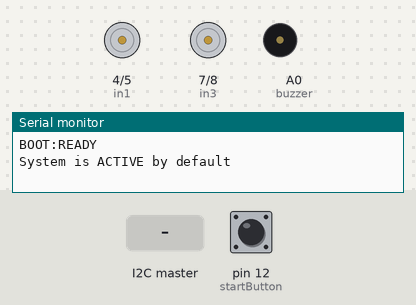
Simulated run of this sketch. Board: Arduino Uno, built with avr-gcc and run on an emulated ATmega328P. On the bench: motor-driver pin pairs drawn as motors (green arrow = first pin HIGH = forward, orange = second pin HIGH = backward, longer = more drive, scaled by the enable pin), buzzer (waves = sounding), the last lines printed to the serial monitor. Inputs (shaded band) come from the test bench; at power-on: pin 12 (startButton) HIGH.

Above: at 1.4 s.
1.5 s: the I2C master sends "F"
At 2.3 s:
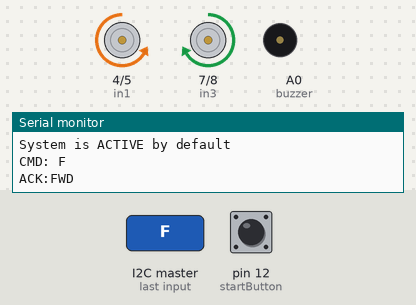
3.0 s: the I2C master sends "B"
At 3.5 s:
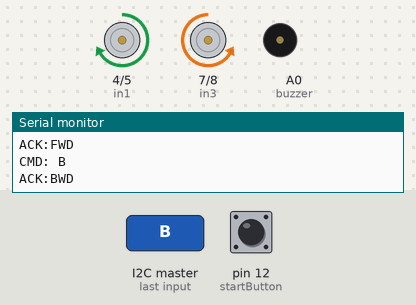
4.5 s: the I2C master sends "L"
At 5.7 s:
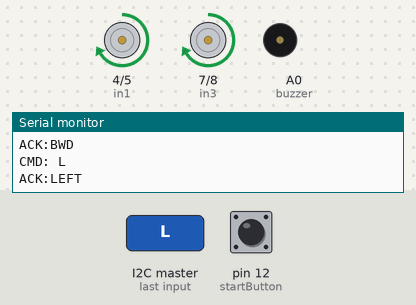
6.0 s: the I2C master sends "R"
At 6.9 s:
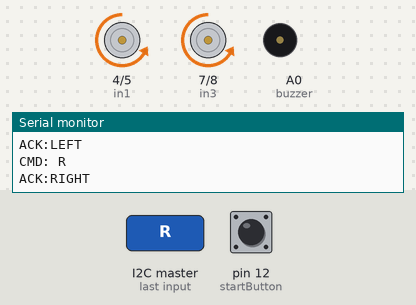
7.5 s: pin 12 (startButton) pulled LOW for 1 s
At 7.77 s:
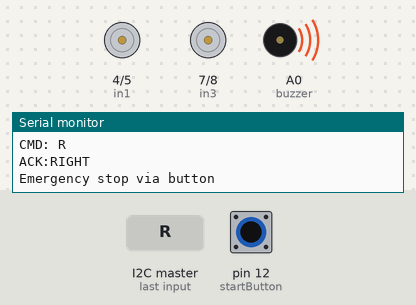
10.5 s: pin 12 (startButton) pulled LOW for 3.2 s
At 14.7 s:
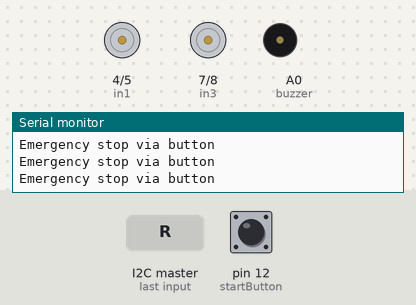
Timing chart, 0 to 16.2 s (numbered marks = the images above; inputs shaded):
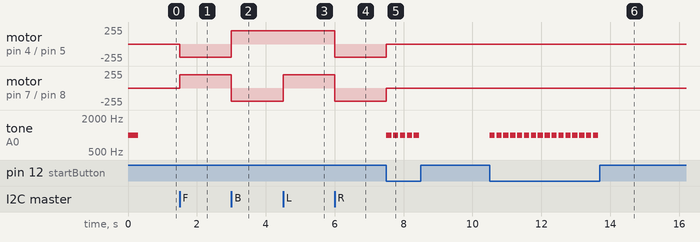

Measured:
- after the input at 1.5 s, motor on pin 4 (in1) / pin 5 (in2): stopped → backward 200/255 at once; motor on pin 7 (in3) / pin 8 (in4): stopped → forward 200/255 at once
- after the input at 3.0 s, motor on pin 4 (in1) / pin 5 (in2): backward 200/255 → forward 200/255 at once; motor on pin 7 (in3) / pin 8 (in4): forward 200/255 → backward 200/255 at once
- after the input at 4.5 s, motor on pin 7 (in3) / pin 8 (in4): backward 200/255 → forward 200/255 at once
- after the input at 6.0 s, motor on pin 4 (in1) / pin 5 (in2), motor on pin 7 (in3) / pin 8 (in4): forward 200/255 → backward 200/255 at once
- after the input at 7.5 s, motor on pin 4 (in1) / pin 5 (in2), motor on pin 7 (in3) / pin 8 (in4): backward 200/255 → stopped at once; tone on A0 (buzzer): alternates 1000 Hz for 0.15 s and silent for 0.05 s, 10 changes in all, then stays silent, starting at once
- after the input at 10.5 s, tone on A0 (buzzer): alternates 1000 Hz for 0.15 s and silent for 0.05 s, 32 changes in all, then stays silent, starting at once

The sketch:

motor_controller.ino
```cpp
#include <Wire.h>

// Motor control pins
const int enA = 6;  // Enable motor A
const int in1 = 4;  // Motor A input 1
const int in2 = 5;  // Motor A input 2
const int in3 = 7;  // Motor B input 1
const int in4 = 8;  // Motor B input 2
const int enB = 9;  // Enable motor B

// Buzzer and button pins
const int buzzer = A0;
const int startButton = 12;

// I2C address
#define SLAVE_ADDRESS 0x08

// Variables
bool systemActive = true;    // System always active by default
int currentSpeed = 200;      // Current motor speed (0-255)
unsigned long lastActivityTime = 0;
const unsigned long WATCHDOG_TIMEOUT = 15000;  // 15 second timeout

void setup() {
  // Initialize motor control pins
  pinMode(enA, OUTPUT);
  pinMode(in1, OUTPUT);
  pinMode(in2, OUTPUT);
  pinMode(in3, OUTPUT);
  pinMode(in4, OUTPUT);
  pinMode(enB, OUTPUT);

  // Initialize buzzer and button
  pinMode(buzzer, OUTPUT);
  pinMode(startButton, INPUT_PULLUP);

  // Set initial motor speed
  analogWrite(enA, currentSpeed);
  analogWrite(enB, currentSpeed);

  // Start hardware serial (for debugging)
  Serial.begin(9600);

  // Initialize I2C
  Wire.begin(SLAVE_ADDRESS);
  Wire.onReceive(receiveEvent);

  // Initial state
  stopMotors();

  // Short beep to indicate boot
  beep(100);
  delay(100);

  Serial.println("BOOT:READY");
  Serial.println("System is ACTIVE by default");

  // Double beep to indicate ready
  beep(100);
  delay(100);
  beep(100);

  lastActivityTime = millis();
}

void loop() {
  // Button now just stops motors for safety (instead of toggle)
  if (digitalRead(startButton) == LOW) {
    stopMotors();
    beep(150);  // Feedback beep
    delay(200);  // Longer debounce
    Serial.println("Emergency stop via button");
  }

  // Check for watchdog timeout
  if (millis() - lastActivityTime > WATCHDOG_TIMEOUT) {
    Serial.println("WATCHDOG: Timeout - stopping motors");
    stopMotors();
    beep(800);  // Long warning beep
    lastActivityTime = millis(); // Reset the timer
  }
}

void receiveEvent(int howMany) {
  if (Wire.available()) {
    char command = Wire.read();
    processCommand(command);
  }
}

void processCommand(char command) {
  lastActivityTime = millis();  // Reset watchdog timer
  String response;

  // Echo command for verification
  Serial.print("CMD: ");
  Serial.println(command);

  // Process based on command character
  switch (command) {
    case 'F': // Forward
      forward();
      response = "ACK:FWD";
      break;

    case 'B': // Backward
      backward();
      response = "ACK:BWD";
      break;

    case 'L': // Left
      turnLeft();
      response = "ACK:LEFT";
      break;

    case 'R': // Right
      turnRight();
      response = "ACK:RIGHT";
      break;

    case 'S': // Stop
      stopMotors();
      response = "ACK:STOP";
      break;

    case '0'...'9': // Speed
      int speedLevel = command - '0';
      setSpeed(map(speedLevel, 0, 9, 50, 255));  // Map 0-9 to 50-255
      response = "ACK:SPD:" + String(speedLevel);
      break;

    case 'X': // No longer toggles - just a status indicator
      response = "ACK:SYS:ON";
      break;

    case '?': // Status
      response = "STAT:ON:SPD:" + String(map(currentSpeed, 50, 255, 0, 9));
      break;

    default:
      response = "ERR:INVALID";
      break;
  }

  // Log response to serial for debugging
  Serial.println(response);
}

// Motor control functions
void forward() {
  digitalWrite(in1, LOW);
  digitalWrite(in2, HIGH);
  digitalWrite(in3, HIGH);
  digitalWrite(in4, LOW);
}

void backward() {
  digitalWrite(in1, HIGH);
  digitalWrite(in2, LOW);
  digitalWrite(in3, LOW);
  digitalWrite(in4, HIGH);
}

void turnLeft() {
  digitalWrite(in1, HIGH);
  digitalWrite(in2, LOW);
  digitalWrite(in3, HIGH);
  digitalWrite(in4, LOW);
}

void turnRight() {
  digitalWrite(in1, LOW);
  digitalWrite(in2, HIGH);
  digitalWrite(in3, LOW);
  digitalWrite(in4, HIGH);
}

void stopMotors() {
  digitalWrite(in1, LOW);
  digitalWrite(in2, LOW);
  digitalWrite(in3, LOW);
  digitalWrite(in4, LOW);
}

void setSpeed(int speed) {
  currentSpeed = constrain(speed, 0, 255);
  analogWrite(enA, currentSpeed);
  analogWrite(enB, currentSpeed);
}

void beep(int duration) {
  tone(buzzer, 1000, duration);
} 
```
